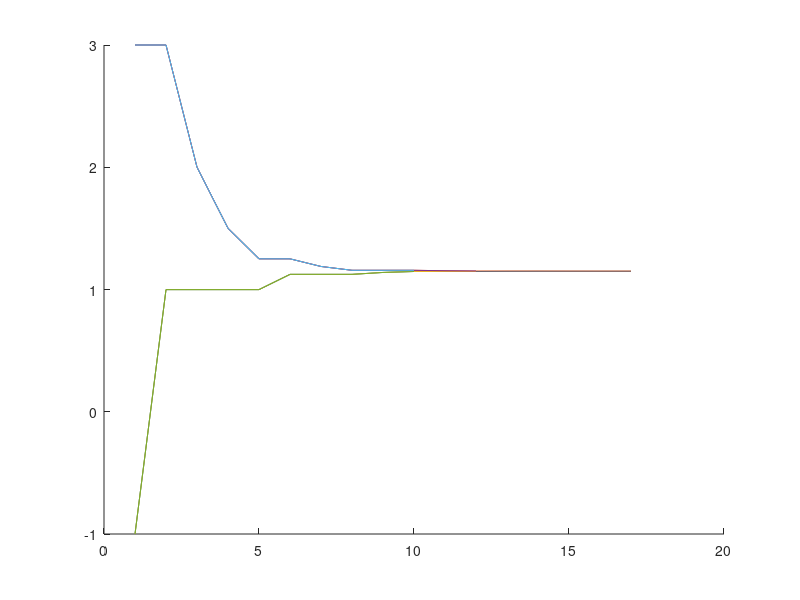

Here is the MATLAB script that generated this plot: (Note: this script raises an error after producing the figure.)
% Define the function whose root we want to find
f = {@(x) (x-2)^2+x*log(x+3),  
     @(x) exp(-2*x)+(x-2)^2,
     @(x) exp(x)*(x^3-1)+(x-1)*sin(x)
     };

epsilon_list = 0.004:0.00005:0.0049;
l = 0.01;
lambda_list = 0.0021:0.001:0.05;
epsilon = 0.001;
lambda_list_static = [0.0021, 0.005, 0.01];

function [k, a, b, fcounter] = dixotomos(l, epsilon, fun)
    a(1) = -1;            
    b(1) = 3;            
    k = 1;    
    fcounter = 0;
    while b(k) - a(k) >= l
    x1(k) = (a(k)+b(k))/2-epsilon;
    x2(k) = (a(k)+b(k))/2+epsilon;
    fx1 = fun(x1(k));
    fx2 = fun(x2(k));
    fcounter = fcounter + 2;   
    if fx1 < fx2
        a(k+1)=a(k);
        b(k+1) = x2(k);
    else
       a(k+1)=x1(k);
       b(k+1) = b(k);
    end
    k = k+1;
    end
end


for graph_index = 1:3
    figure;
    hold on
    for lambda_index = 1:length(lambda_list_static)
        [k, a, b, fcounter] = dixotomos(lambda_list_static(lambda_index), epsilon, f{graph_index});
        plot(1:1:k, a);
        plot(1:1:k, b);
    end
    title(extractAfter(func2str(f{graph_index}), '@(x)'));
    xlabel('Iterations');
    ylabel('a, b');
    legend('a, l=0.0021','b, l=0.0021','a, l=0.005','b, l=0.005','a, l=0.01','b, l=0.01');
end


% Display results for constant l

 for graph_index = 1:3
     for epsilon_index = 1:length(epsilon_list)
        fprintf('Iteration %d\n', epsilon_index);
        [k, a, b, fcounter] = dixotomos(l, epsilon_list(epsilon_index), f{graph_index});
        fcounter_list(graph_index, epsilon_index) = fcounter;
        fprintf('fcounter %d\n', fcounter_list(graph_index, epsilon_index));
        ks_list(graph_index, epsilon_index) = k;
     end
     figure;
     plot(epsilon_list, fcounter_list(graph_index, :));
     title(extractAfter(func2str(f{graph_index}), '@(x)'));
     xlabel('epsilon values');
     ylabel('Calculations of f(x)');
 end


% Display results for constant e

 for graph_index = 1:3
    for lambda_index = 1:length(lambda_list)
        [k, a, b, fcounter] = dixotomos(lambda_list(lambda_index), epsilon, f{graph_index});
        fcounter_list(graph_index, lambda_index) = fcounter;
        ks_list(graph_index, lambda_index) = k;
    end
    figure;
    plot(lambda_list, fcounter_list(1, :));
    title(extractAfter(func2str(f{graph_index}), '@(x)'));
    xlabel('lambda values');
    ylabel('Calculations of f(x)');
 end

